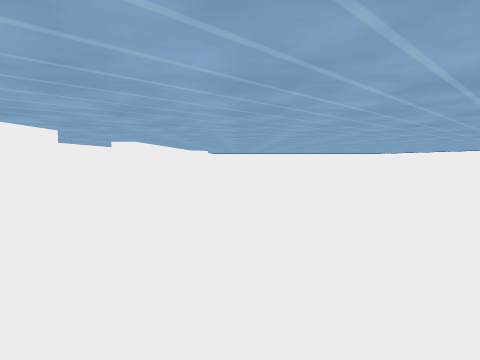
[1] (above)

18 first-person views from a walk through a scene from a Unity 3-D project. The camera is 1.3 m above the floor, tilts 4° down and sees 75° across. The floor is counted in squares, 2 m on a side. Each view is taken from the middle of a square. On the plan, view 1 faces up. The plan holds only what a view shows up to about 10 squares ahead; the rest is blank.

[2]
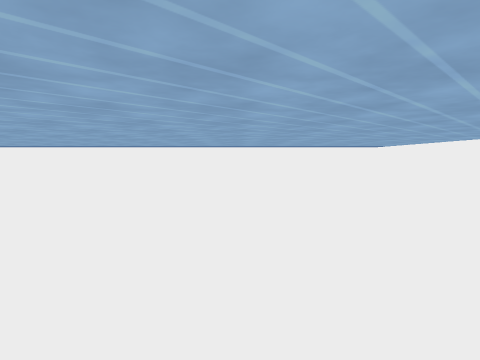

[3]
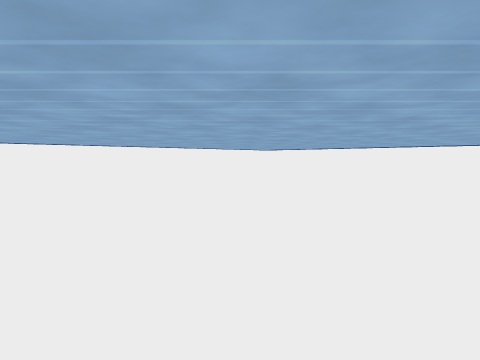

[4]
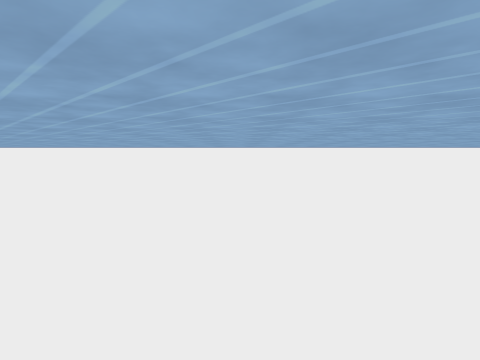

[5]
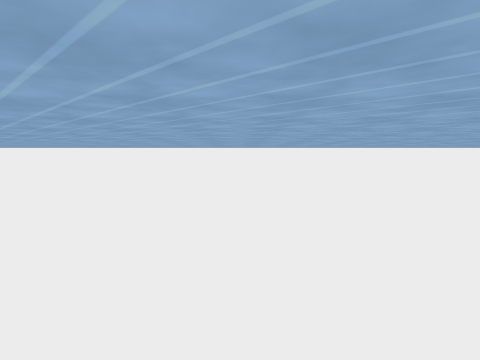

[6]
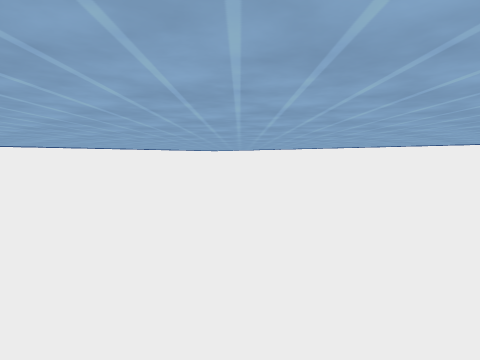

[7]
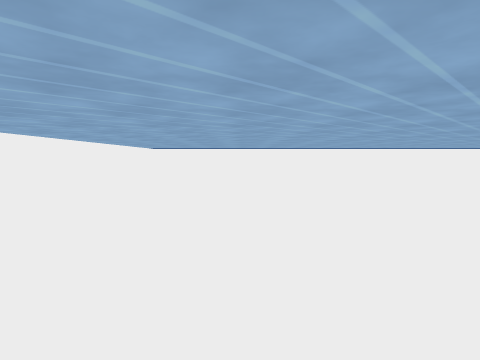

[8]
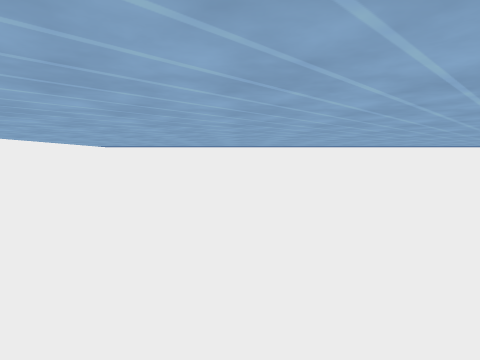

[9]
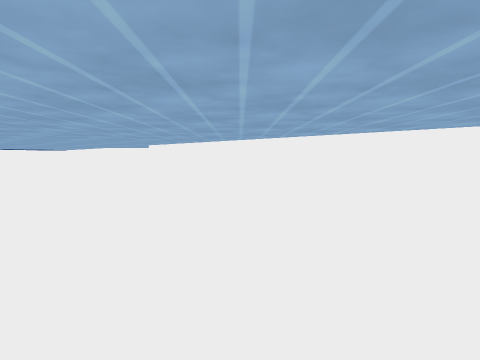

[10]
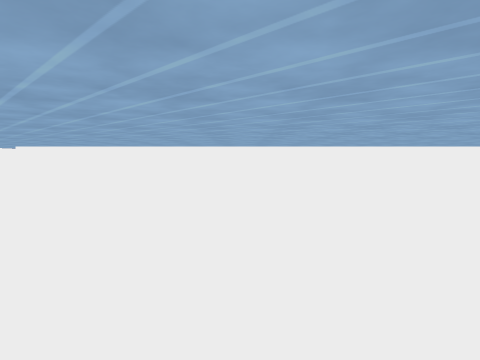

[11]
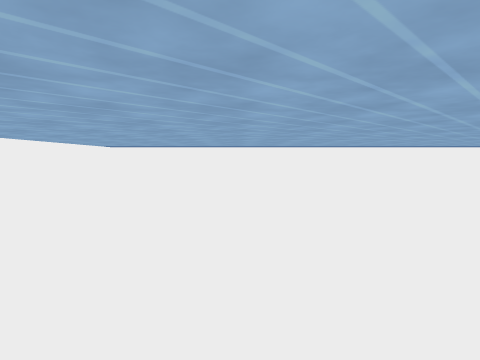

[12]
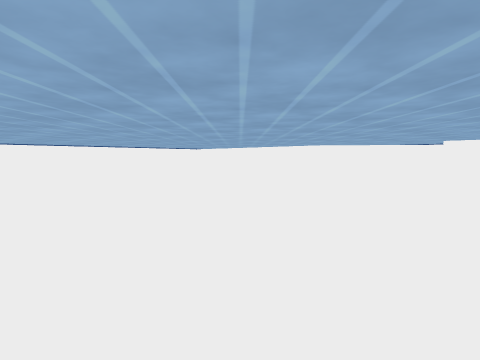

[13]
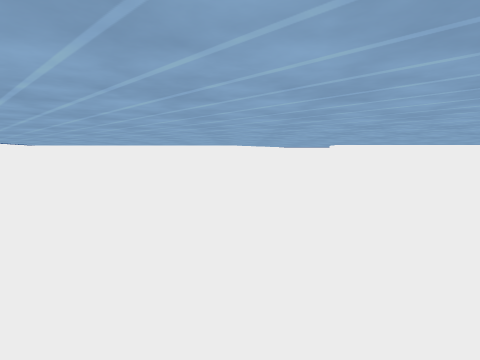

[14]
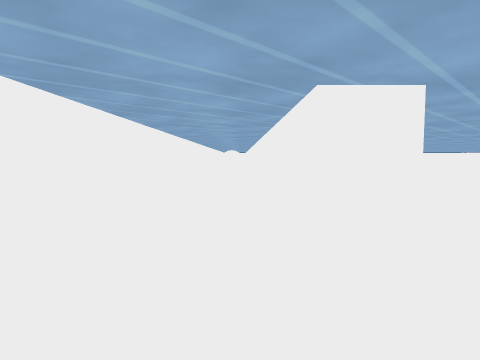

[15]
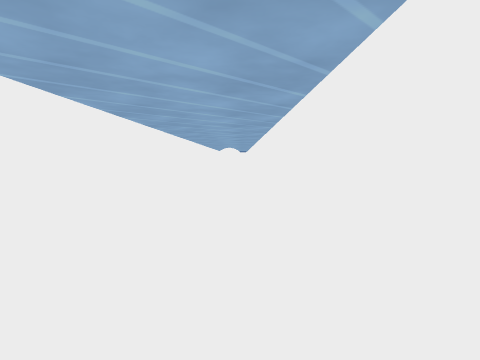

[16]
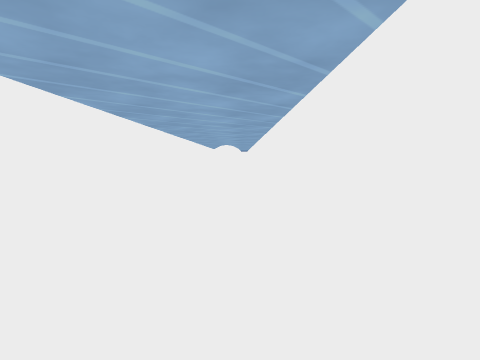

[17]
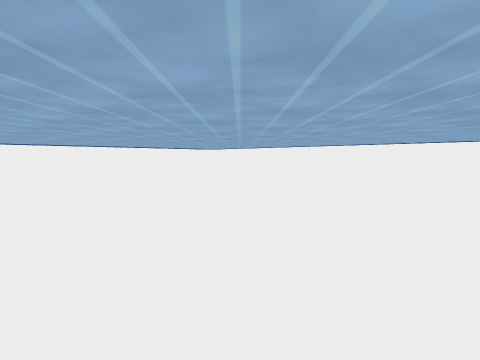

[18]
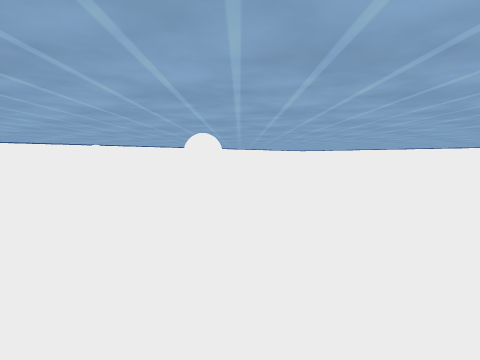

### Floor plan
Points are (right, up) in squares from view 1. A wall is a line through its corners. A room is listed if a view was taken in it or the views show most of it. See-through windows are left out.
Room 1 (views 1, 2, 3, 4, 5, 6, 7, 8, 9, 10, 11, 12, 13, 14, 15, 16, 17)
walls: (-1.2, 11.4) (-1.1, 10.6) (-1.8, 9.9) (-1.9, 9.5); (-1.9, 9.8) (-2.2, 8.5) (-2.2, 6.5) (-2.6, 6.5) (-2.6, 16.2); (9.9, 10.6) (10, 11.3) (10.6, 12.9) (11.1, 15); (-1.8, 13) (-1.1, 11.2); (10.8, 9.5) (10.6, 9.9) (10, 10.5) (9.9, 10.8); (11, 8.4) (10.7, 9.8); (11, 7.4) (11, 8.6); (10.6, 5.4) (11, 7.6); (11, 14.9) (11, 20); (10, 3.7) (10.6, 5.5); (-2.2, 16.5) (-2.2, 15) (-1.7, 12.8); (9.9, 3.1) (10, 3.9); (-0.5, 18.3) (-0.8, 17.9); (9.7, 17.9) (9.4, 18.2); (9.7, 17.9) (7.3, 21.6); (-4, 16) (-4, 5.8) (-2.2, 3.7) (-2.2, -1.5) (11, -1.5) (11, 1.1); (10.8, 2) (10.6, 2.4); (11, 1) (10.8, 2.1) (10, 3) (9.9, 3.3); (1.5, 21.8) (-0.8, 17.9); (1.7, 23.4) (1.1, 23.2); (8.5, 22.9) (7.4, 23.4); (9, 25.5) (-0.1, 25.5)
ways out: opening at (-1, 17) to room 2
objects: other object (0, 1) to (0, 2); other object (1, 1) to (1, 2); other object (2, 24) to (3, 25); other object (6, 24) to (7, 25); other object (7, 0) to (7, 1); other object (8, 0) to (8, 1)
Room 2 (view 18)
walls: (-0.9, 18) (-0.9, 21); (-4, 20) (-4, 16); (-2.2, 23) (-2.2, 20.4)
ways out: opening at (-1, 17) to room 1
objects: other object (-3, 17); other object (-3, 18) to (-3, 20)

Where each view was taken, in squares from view 1:
view 1: 0 up, 0 right, facing up
view 2: 8 up, 2 right, facing down
view 3: 9 up, 2 right, facing down-right
view 4: 6 up, 1 right, facing right
view 5: 13 up, 1 right, facing right
view 6: 14 up, 1 right, facing up-right
view 7: 14 up, 1 right, facing up
view 8: 16 up, 2 right, facing up
view 9: 14 up, 2 right, facing down-left
view 10: 13 up, 7 right, facing left
view 11: 8 up, 7 right, facing down
view 12: 8 up, 5 right, facing down-left
view 13: 4 up, 6 right, facing left
view 14: 5 up, 3 left, facing up
view 15: 8 up, 3 left, facing up
view 16: 10 up, 3 left, facing up
view 17: 16 up, 3 right, facing up-right
view 18: 17 up, 2 left, facing up-right
